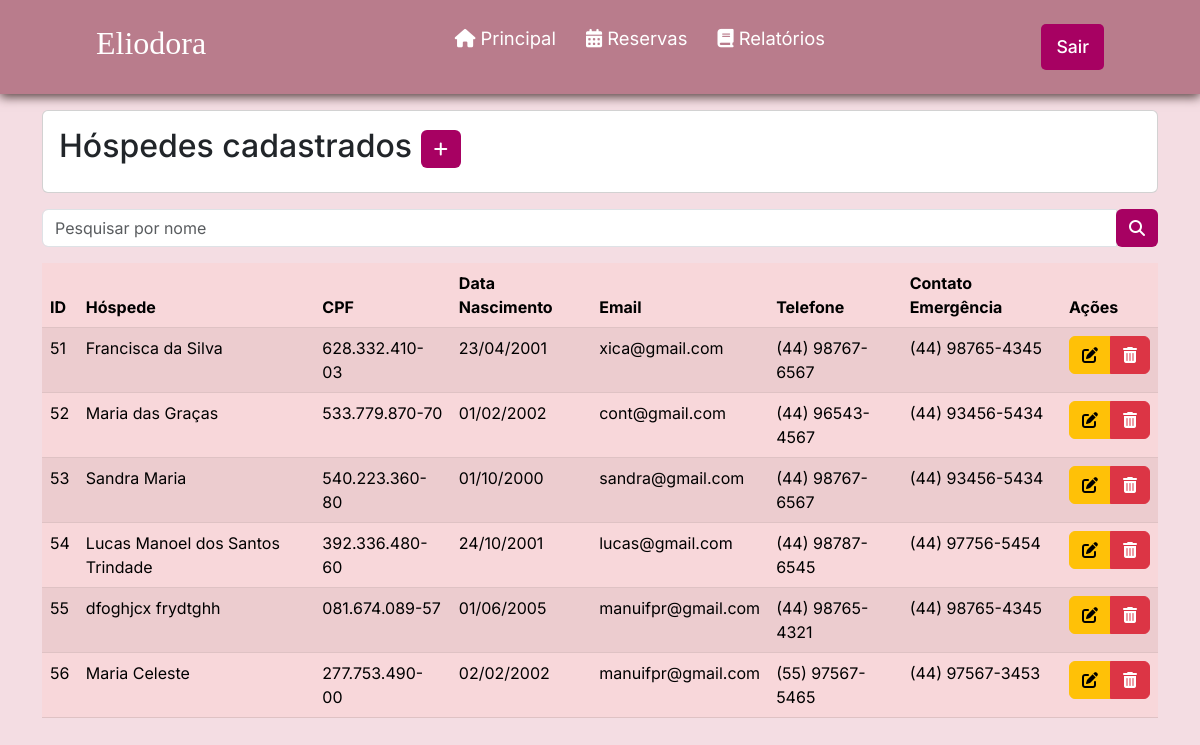
Before: /listarHospedes.php (signed in) with the older database file.
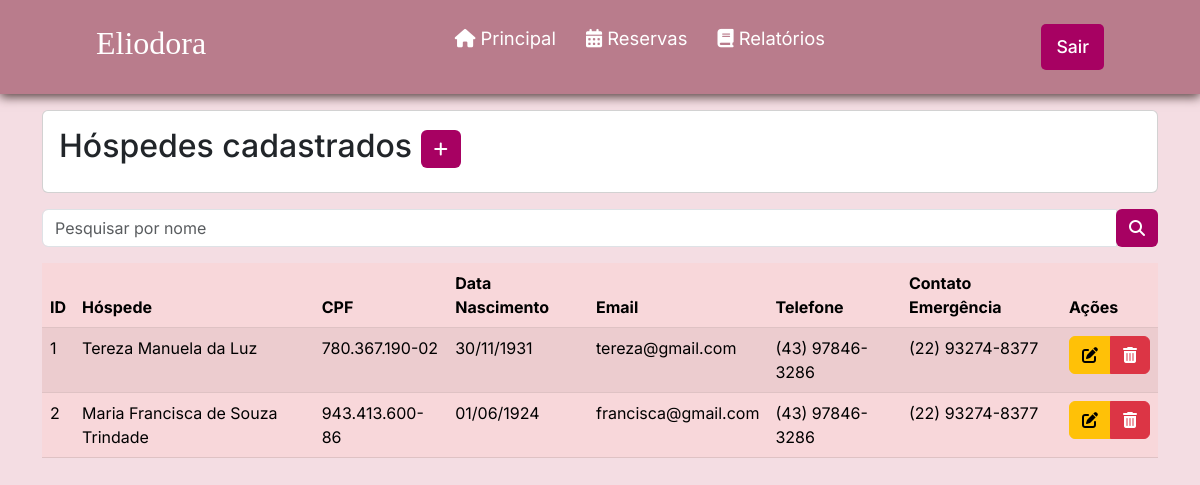
After: the same page with the newer database file.
### tables this page shows
CREATE TABLE `hospede` (
  `id` int(11) NOT NULL,
  `nome` varchar(100) NOT NULL,
  `cpf` varchar(15) NOT NULL,
  `dataNascimento` date NOT NULL,
  `genero` varchar(1) NOT NULL,
  `estado` varchar(100) NOT NULL,
  `cidade` varchar(100) NOT NULL,
  `bairro` varchar(100) NOT NULL,
  `endereco` varchar(100) NOT NULL,
  `numeroEndereco` int(11) NOT NULL,
  `cep` varchar(15) NOT NULL,
  `email` varchar(45) NOT NULL,
  `telefone` varchar(20) NOT NULL,
  `contatoEmergencia` varchar(20) NOT NULL
);

### listarHospedes.php (the view, shortened to what this page needs)
<?php
require_once("conexao.php");
$V_WHERE = " ";
$sql = "SELECT * FROM hospede
        WHERE 1 = 1 " . $V_WHERE;
$resultado = mysqli_query($conexao, $sql);
?>
<?php require_once("cabecalho.php"); ?>
<div class="container">
<div class="card mt-3 mb-3">
  <div class="card-body">
    <h2 class="card-title">Hóspedes cadastrados
      <a href="cadastrarHospede.php" class="btn btn-sn" style="background-color: #a70162; color: #fff;"><i
          class="fa-solid fa-plus"></i>
      </a>
    </h2>
  </div>
</div>
<form method="post">
  <div class="input-group mb-3">
    <input type="text" name="nome" id="nome" class="form-control" placeholder="Pesquisar por nome"
      aria-label="Recipient's username" aria-describedby="basic-addon2">
    <div class="input-group-append">
      <button name="pesquisar" class="btn" style="background-color: #a70162; color: #fff;" type="submit"><i
          class="fa-solid fa-magnifying-glass"></i> </button>
</form>
</div>
<div class="table-responsive">
<table class="table table-danger table-striped">
  <thead>
    <tr>
      <th scope="col">ID</th>
      <th scope="col">Hóspede</th>
      <th scope="col">CPF</th>
      <th scope="col">Data Nascimento</th>
      <th scope="col">Email</th>
      <th scope="col">Telefone</th>
      <th scope="col">Contato Emergência</th>
      <th scope="col">Ações</th>
    </tr>
  </thead>
  <tbody>
    <?php while ($linha = mysqli_fetch_array($resultado)) { ?>
      <tr>
        <td>
          <?= $linha['id'] ?>
        <td>
          <?= $linha['nome'] ?>
        </td>
        <td>
          <?= $linha['cpf'] ?>
        </td>
        <td>
          <?= date('d/m/Y', strtotime($linha['dataNascimento'])) ?>
        </td>
        <td>
          <?= $linha['email'] ?>
        </td>
        <td>
          <?= $linha['telefone'] ?>
        </td>
        <td>
          <?= $linha['contatoEmergencia'] ?>
        </td>
        <td>
        <div class="btn-group">
          <a href="alterarHospede.php?id=<?= $linha['id'] ?>" class="btn btn-warning">
            <i class="fa-solid fa-pen-to-square"></i>
          </a>
          <a href="listarHospedes.php?id=<?= $linha['id'] ?>" class="btn btn-danger"
            onclick="return confirm('Confirma exclusão')">
            <i class="fa-solid fa-trash-can"></i>
          </a>
          </div>
        </td>
      </tr>
    <?php } ?>
  </tbody>
</table>
</div>
</body>
</html>

Changed rows visible on the page:
removed hospede: id "51", nome "Francisca da Silva", cpf "628.332.410-03", dataNascimento "23/04/2001", email "xica@gmail.com", telefone "(44) 98767-6567", contatoEmergencia "(44) 98765-4345"
removed hospede: id "52", nome "Maria das Graças", cpf "533.779.870-70", dataNascimento "01/02/2002", email "cont@gmail.com", telefone "(44) 96543-4567", contatoEmergencia "(44) 93456-5434"
removed hospede: id "53", nome "Sandra Maria", cpf "540.223.360-80", dataNascimento "01/10/2000", email "sandra@gmail.com", telefone "(44) 98767-6567", contatoEmergencia "(44) 93456-5434"
removed hospede: id "54", nome "Lucas Manoel dos Santos Trindade", cpf "392.336.480-60", dataNascimento "24/10/2001", email "lucas@gmail.com", telefone "(44) 98787-6545", contatoEmergencia "(44) 97756-5454"
removed hospede: id "55", nome "dfoghjcx frydtghh", cpf "081.674.089-57", dataNascimento "01/06/2005", email "manuifpr@gmail.com", telefone "(44) 98765-4321", contatoEmergencia "(44) 98765-4345"
removed hospede: id "56", nome "Maria Celeste", cpf "277.753.490-00", dataNascimento "02/02/2002", email "manuifpr@gmail.com", telefone "(55) 97567-5465", contatoEmergencia "(44) 97567-3453"
added hospede: id "1", nome "Tereza Manuela da Luz", cpf "780.367.190-02", dataNascimento "30/11/1931", email "tereza@gmail.com", telefone "(43) 97846-3286", contatoEmergencia "(22) 93274-8377"
added hospede: id "2", nome "Maria Francisca de Souza Trindade", cpf "943.413.600-86", dataNascimento "01/06/1924", email "francisca@gmail.com", telefone "(43) 97846-3286", contatoEmergencia "(22) 93274-8377"
